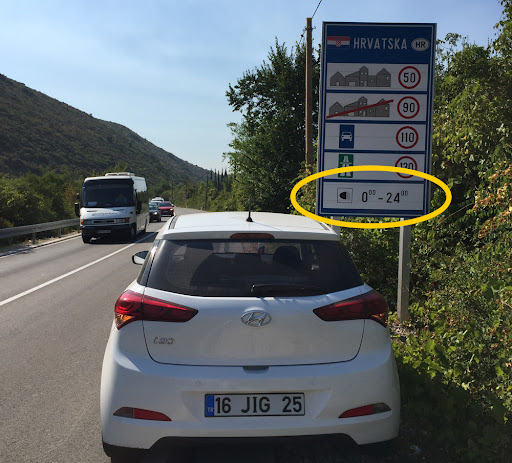
#> input picture test.jpg, 512 x 463 px
$ python -i enhance.py   (imports and definitions only)
#> lines starting #> are read from the running program, lines starting #| are printed output that depends on the picture; after the words box and inside, x2 and y2 are one past the last pixel; in counts of white or black regions, pixels touching at a corner belong together
#> further down, picture is the input picture: shape (463, 512, 3); mean B, G, R 102.2, 101.8, 95.4
import cv2
import numpy as np

def remove_blue_area(img):
    """Görüntüdeki mavi alanları tespit eder ve beyaza boyar."""

    # BGR'den HSV renk uzayına geçiş
    hsv = cv2.cvtColor(img, cv2.COLOR_BGR2HSV)

    # Mavi renk için HSV aralığı
    lower_blue = np.array([90, 50, 50])
    upper_blue = np.array([130, 255, 255])

    # Mavi alanları maskele
    mask = cv2.inRange(hsv, lower_blue, upper_blue)

    # Mavi alanları beyaza çevir
    img[mask > 0] = [255, 255, 255]

    return img
def enhance_plate(img):
    """Plaka görüntüsünü OCR için iyileştirir. Mavi alanı renk koruma ile iyileştirir."""

    # Görüntü boyutlarını al
    height, width, _ = img.shape
#> height = 463; width = 512

    # Sol taraftaki %10'luk alanı seç (ROI)
    roi_end = int(width * 0.1)  # Sol %10 genişliğin son noktası
#> roi_end = 51
    roi = img[:, :roi_end]  # Sol %10'luk alan (ROI)
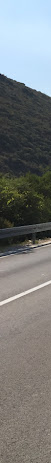
#> roi: shape (463, 51, 3); mean B, G, R 121.7, 121.9, 119.4

    # ROI'ye kontrast optimizasyonu (parlaklık artırma)
    enhanced_roi = cv2.convertScaleAbs(roi, alpha=1.2, beta=30)  # Kontrast ve parlaklık artırma
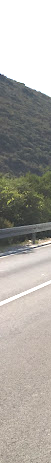
#> enhanced_roi: shape (463, 51, 3); mean B, G, R 161.3, 167, 170.4

    # Güncellenmiş ROI'yi orijinal görüntüye geri yerleştir
    img[:, :roi_end] = enhanced_roi
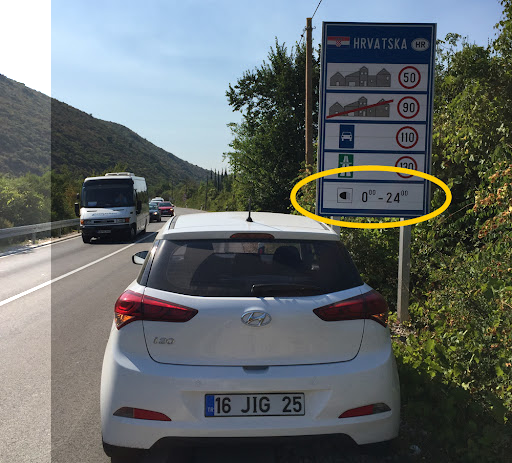
#> img: shape (463, 512, 3); mean B, G, R 106.1, 106.3, 100.4

    # Görüntünün geri kalan %90'lık alanını gri tonlamaya çevir
    gray = cv2.cvtColor(remove_blue_area(img), cv2.COLOR_BGR2GRAY)
#> in remove_blue_area, `hsv = cv2.cvtColor(img, cv2.COLOR_BGR2HSV)`: hsv: shape (463, 512, 3); mean H, S, V 75.5, 65, 116.8
#> in remove_blue_area, `mask = cv2.inRange(hsv, lower_blue, upper_blue)`:
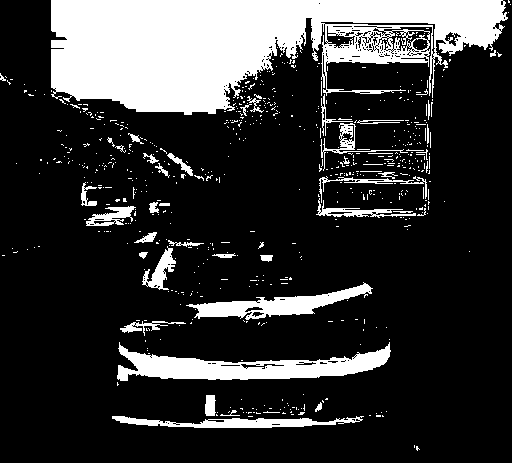
#> mask: shape (463, 512); 20.6% white; 623 white regions (578 under 20 px), largest, box (x1, y1, x2, y2) and area: (51, 0, 508, 115) 33293, (117, 342, 391, 381) 4895, (186, 282, 373, 320) 2444
#> in remove_blue_area, `img[mask > 0] = [255, 255, 255]`:
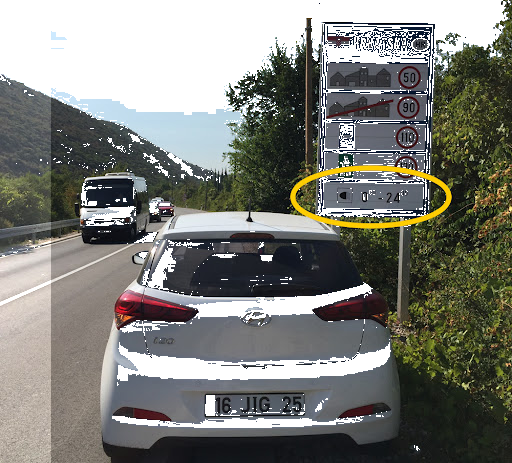
#> img: shape (463, 512, 3); mean B, G, R 120.6, 126.3, 125.5

    # Gürültü azaltma
    gray = cv2.bilateralFilter(gray, 11, 90, 90)
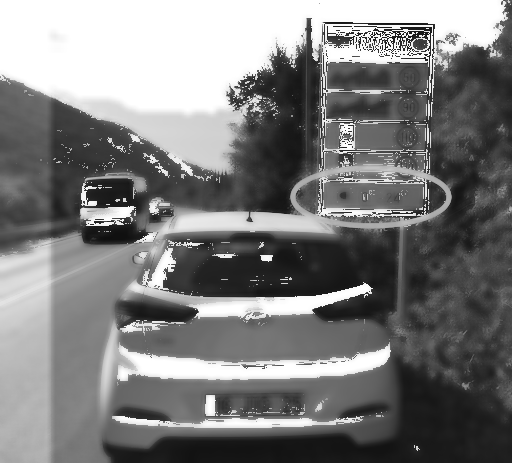
#> gray: shape (463, 512); min 15, max 255, mean 125

    # Adaptif Threshold uygulama
    thresholded = cv2.adaptiveThreshold(
        gray, 255, cv2.ADAPTIVE_THRESH_GAUSSIAN_C, cv2.THRESH_BINARY, 11, 2
    )
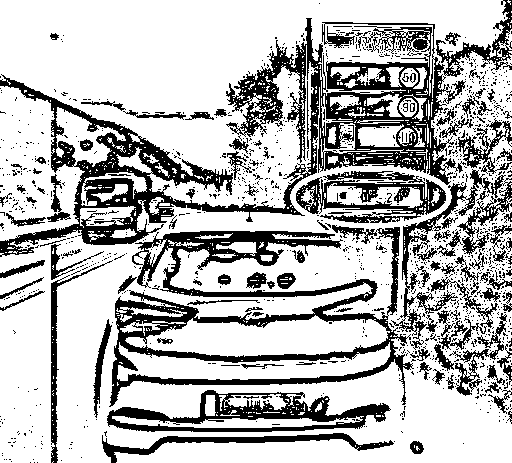
#> thresholded: shape (463, 512); 72.2% white; 1280 black regions (1159 under 20 px), largest, box (x1, y1, x2, y2) and area: (0, 18, 466, 257) 22631, (109, 225, 414, 407) 13202, (107, 390, 391, 432) 4572

    # Kenar keskinleştirme
    kernel_sharpen = np.array([[0, -1, 0], [-1, 5, -1], [0, -1, 0]])
    sharpened = cv2.filter2D(thresholded, -1, kernel_sharpen)

    # Morfolojik işlemler
    kernel_morph = cv2.getStructuringElement(cv2.MORPH_RECT, (1, 1))
    eroded = cv2.erode(sharpened, kernel_morph, iterations=1)
    dilated = cv2.dilate(eroded, kernel_morph, iterations=1)

    return dilated

>>> import cv2
>>> picture = cv2.imread('test.jpg')
>>> result = enhance_plate(picture)
